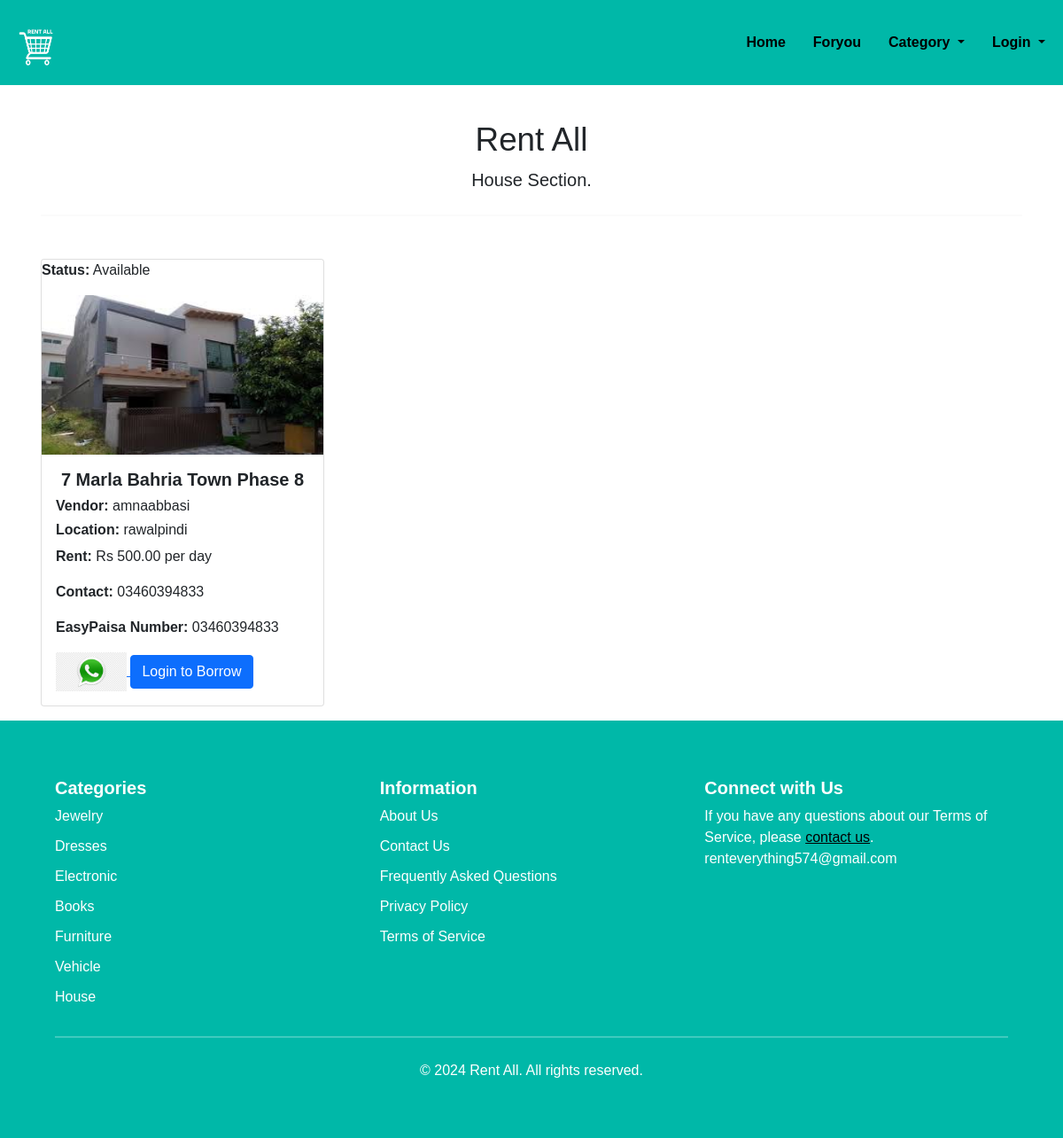
/house/, run on the app's committed database.
### home/models.py (models this page shows, shortened)
class Car(models.Model):
    CATEGORY_CHOICES = [
        ('jewelry', 'Jewelry'),
        ('books', 'Books'),
        ('furniture', 'Furniture'),
        ('electronics', 'Electronics'),
        ('dresses', 'Dresses'),
        ('house', 'House'),
        ('vehicle', 'Vehicle'),
    ]
    name = models.CharField(max_length=255)
    location = models.CharField(max_length=255)
    image = models.ImageField(upload_to='images/')
    capacity = models.IntegerField()
    rent = models.DecimalField(max_digits=10, decimal_places=2)
    category = models.CharField(max_length=50, choices=CATEGORY_CHOICES, default='jewelry')
    car_dealer = models.ForeignKey(CarDealer, on_delete=models.CASCADE)
    is_available = models.BooleanField(default=True)  # Add this line

class CarDealer(models.Model):
    car_dealer = models.OneToOneField(User, on_delete=models.CASCADE)
    phone =  models.CharField(validators = [MinLengthValidator(10), MaxLengthValidator(15)], max_length = 15)
    location = models.ForeignKey(Location, on_delete=models.PROTECT)
    earnings = models.IntegerField(default=0)
    type = models.CharField(max_length=20, blank=True)
    easypaisa_number = models.CharField(max_length=15)
    def __str__(self):
        return str(self.car_dealer)

class Location(models.Model):
    location = models.CharField(max_length=50)
    latitude = models.DecimalField(max_digits=9, decimal_places=6, null=True, blank=True)
    longitude = models.DecimalField(max_digits=9, decimal_places=6, null=True, blank=True)
    def __str__(self):
        return self.location

### home/views.py (the view, shortened to what this page needs)
# urls.py: path('house/', views.house, name='house'),
def house(request):
    house_items = Car.objects.filter(category='house')
    login = request.user.is_authenticated
    customer_city = None
    distances = [None] * house_items.count()
    house_with_distances_and_status = []
    for house, distance in zip(house_items, distances):
        incomplete_order = Order.objects.filter(car=house, is_complete=False).exists()
        status = 'Rented' if incomplete_order else 'Available'
        house_with_distances_and_status.append((house, distance, status))
    return render(request, 'house.html', {
        'house_with_distances_and_status': house_with_distances_and_status,
        'login': login,
        'customer_city': customer_city
    })

### home/templates/house.html (shortened to what this page needs)
{% extends 'base.html' %}
{% block css %}
{% load static %}
{% endblock %}
{% block body %}
<div class="container mt-4">
    <div>
        <center><h1 class="display-4 bold-black" style="font-size: 2.3rem;">Rent All</h1>
        <p class="lead">House Section.</p></center>
        <hr class="my-4">
    </div>
    <div class="row mt-4">
        {% for house, distance, status in house_with_distances_and_status %}
        <div class="col-sm-4 mt-4">
            <div class="card" style="width: 20rem;">
                <p class="card-text"><b>Status:</b> {{ status }}</p>
                <img class="card-img-top" src="/media/{{ house.image }}" alt="Card image cap" style="height: 180px;">
                <div class="card-body">
                    <h5 class="card-title"><b><center>{{house.name}}</center></b></h5>
                    <h6 class="card-text"><b>Vendor:</b> {{house.car_dealer}}</h6>
                    <h6 class="card-text"><b>Location: </b>{{house.car_dealer.location}}</h6>
                    <p class="card-text"><b>Rent:</b> Rs {{house.rent}} per day</p>
                    <p class="card-text"><b>Contact:</b> {{ house.car_dealer.phone }}</p>
                    <p class="card-text"><b>EasyPaisa Number: </b>{{ house.car_dealer.easypaisa_number }}</p>
                    <a href="https://wa.me/{{ house.car_dealer.easypaisa_number }}?text=I'm%20interested%20in%20your%20{{house.name}}%20for%20rent" target="_blank" class="whatsapp">
                        <img src="{% static 'images/whatsapp.png' %}" width="80px" />
                    </a>
                    {% if login %}
                    <form action="/car_rent/" method="post">
                        {% csrf_token %}
                        <input type="hidden" name="id" value="{{house.id}}">
                        <input class="btn btn-dark" type="submit" value="Borrow">
                    </form>
                    {% else %}
                    <a href="{% url 'customer_login' %}" class="btn btn-primary">Login to Borrow</a>
                    {% endif %}
                </div>
            </div>
        </div>
        {% endfor %}
    </div>
</div>
{% endblock %}

### static/style.css (style rules this page uses)
* { box-sizing: border-box; margin: 0; padding: 0; }
body { font-family: 'Nunito', sans-serif; font-weight: 400; font-size: 100%; background: #F1F1F1; }
*, html { --primaryGradient: linear-gradient(93.12deg, #581B98 0.52%, #9C1DE7 100%); --secondaryGradient: linear-gradient(268.91deg, #581B98 -2.14%, #9C1DE7 99.69%); --primaryBoxShadow: 0px 10px 15px rgba(0, 0, 0, 0.1); --secondaryBoxShadow: 0px -10px 15px rgba(0, 0, 0, 0.1); --primary: #581B98; }

### home/templates/footer.html (style rules this page uses)
body { font-family: Arial, Helvetica, sans-serif; background-color: #ffffff; }
* { box-sizing: border-box; }
hr { border: 1px solid #f1f1f1; margin-bottom: 25px; }
.container { padding: 16px; }

### data on the page
Car: status "Available", image (picture), name "7 Marla Bahria Town Phase 8", car_dealer "amnaabbasi", car_dealer.location "rawalpindi", rent "500.00", car_dealer.phone "03460394833", car_dealer.easypaisa_number "03460394833"
